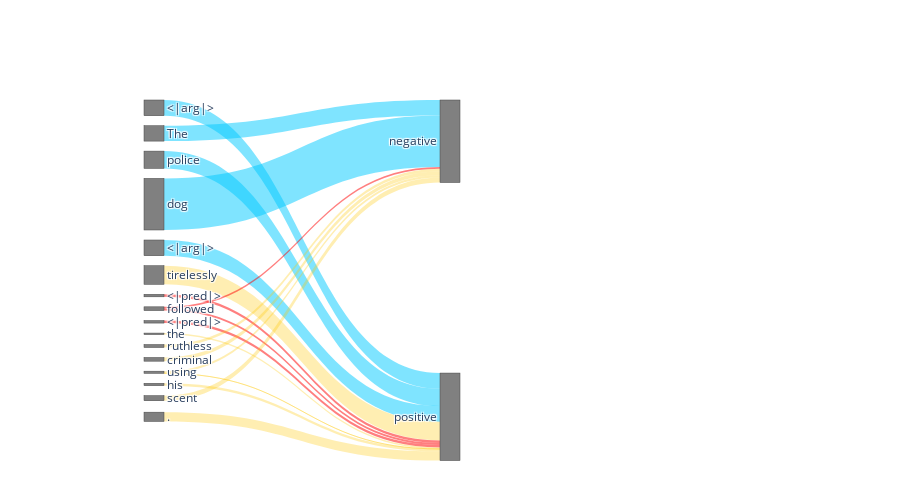

The code cell stored with this chart in its notebook:
### Code cell
import plotly.graph_objects as go
links = pd.DataFrame(links)

replace = {
    "<a>": "<|arg|>",
    "<p>": "<|pred|>"
}

fig = go.Figure(
    go.Sankey(
        arrangement = "snap", 
        node={"label": [replace[t] if t in replace else t for t in text ] + ["negative", "positive"],
              'x': [0.1] * (len(text)) + [0.5] * 2,
              "y": list(np.linspace(0.01,0.99,len(text))) + list(np.linspace(0.01,0.99,2)),
              'color': "grey",
              'pad':10
              },
            #   "y": [],
        link={
            "source": links["source"].tolist(),
            "target": links["target"].tolist(),
            "value": links["value"].tolist(),
            "color": links["color"].tolist(),
        },
    )
)

# fig.update_xaxes(automargin=True)
fig.update_layout(
    height=500,
    autosize=False,
    )

fig.show()

### Figure 1 — Plotly figure (JSON) as saved in the notebook; plotly's stock layout.template omitted (floating-point values rounded to 4 significant figures)
{"data": [{"arrangement": "snap", "link": {"color": ["rgba(0, 202, 255, 0.5)", "rgba(0, 202, 255, 0.5)", "rgba(0, 202, 255, 0.5)", "rgba(0, 202, 255, 0.5)", "rgba(0, 202, 255, 0.5)", "rgba(0, 202, 255, 0.5)", "rgba(0, 202, 255, 0.5)", "rgba(0, 202, 255, 0.5)", "rgba(0, 202, 255, 0.5)", "rgba(0, 202, 255, 0.5)", "rgba(255, 200, 0, 0.3)", "rgba(255, 200, 0, 0.3)", "rgba(255, 0, 0, 0.5)", "rgba(255, 0, 0, 0.5)", "rgba(255, 0, 0, 0.5)", "rgba(255, 0, 0, 0.5)", "rgba(255, 0, 0, 0.5)", "rgba(255, 0, 0, 0.5)", "rgba(255, 200, 0, 0.3)", "rgba(255, 200, 0, 0.3)", "rgba(255, 200, 0, 0.3)", "rgba(255, 200, 0, 0.3)", "rgba(255, 200, 0, 0.3)", "rgba(255, 200, 0, 0.3)", "rgba(255, 200, 0, 0.3)", "rgba(255, 200, 0, 0.3)", "rgba(255, 200, 0, 0.3)", "rgba(255, 200, 0, 0.3)", "rgba(255, 200, 0, 0.3)", "rgba(255, 200, 0, 0.3)", "rgba(255, 200, 0, 0.3)", "rgba(255, 200, 0, 0.3)"], "source": [0, 0, 1, 1, 2, 2, 3, 3, 4, 4, 5, 5, 6, 6, 7, 7, 8, 8, 9, 9, 10, 10, 11, 11, 12, 12, 13, 13, 14, 14, 15, 15], "target": [16, 17, 16, 17, 16, 17, 16, 17, 16, 17, 16, 17, 16, 17, 16, 17, 16, 17, 16, 17, 16, 17, 16, 17, 16, 17, 16, 17, 16, 17, 16, 17], "value": [0, 0.1004, 0.09816, 0, 0, 0.1103, 0.3295, 0, 0, 0.1004, 0, 0.1187, 0, 0.01595, 0.0107, 0.01327, 0, 0.01595, 0, 0.009409, 0.0188, 0, 0.02354, 0, 0.01356, 0.0001165, 0, 0.01489, 0.03249, 0, 0, 0.05907]}, "node": {"color": "grey", "label": ["<|arg|>", "The", "police", "dog", "<|arg|>", "tirelessly", "<|pred|>", "followed", "<|pred|>", "the", "ruthless", "criminal", "using", "his", "scent", ".", "negative", "positive"], "pad": 10, "x": [0.1, 0.1, 0.1, 0.1, 0.1, 0.1, 0.1, 0.1, 0.1, 0.1, 0.1, 0.1, 0.1, 0.1, 0.1, 0.1, 0.5, 0.5], "y": [0.01, 0.07533, 0.1407, 0.206, 0.2713, 0.3367, 0.402, 0.4673, 0.5327, 0.598, 0.6633, 0.7287, 0.794, 0.8593, 0.9247, 0.99, 0.01, 0.99]}, "type": "sankey"}], "layout": {"autosize": false, "height": 500}}
